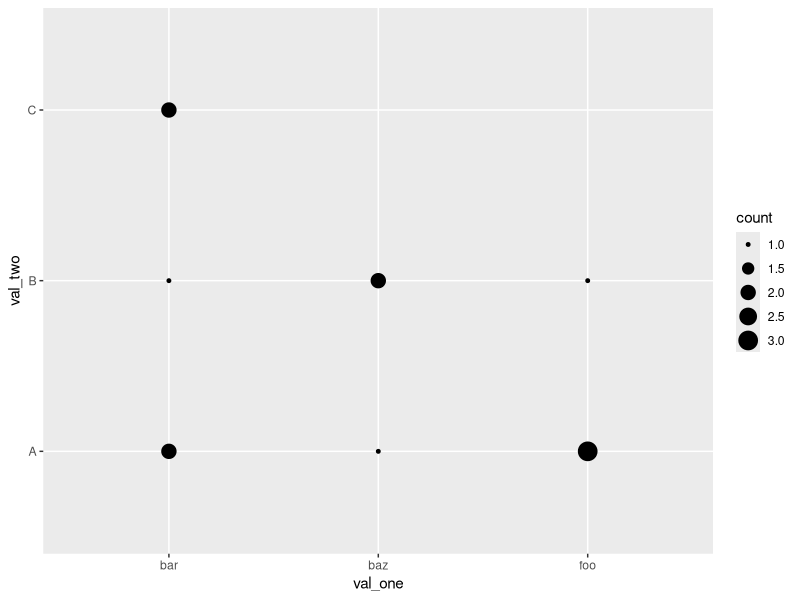

R code for this plot:
X11()
library(ggplot2)

df <- data.frame(
  val_one = c('bar', 'bar', 'bar', 'baz', 'baz', 'foo', 'foo'),
  val_two = c('A'  , 'B'  , 'C'  , 'A'  , 'B'  , 'A'  , 'B'  ),
  count   = c( 2   ,  1   ,  2   ,  1   ,  2   ,  3   ,  1   )
)

ggplot(
     data    = df,
     mapping = aes(x = val_one, y = val_two)
   ) +
   geom_point(aes(size = count))


# ggsave('img/geom_point-size.png', width=12, height=12, units='cm', dpi=72)

cat ("Press enter...")
readLines("stdin", n = 1)
